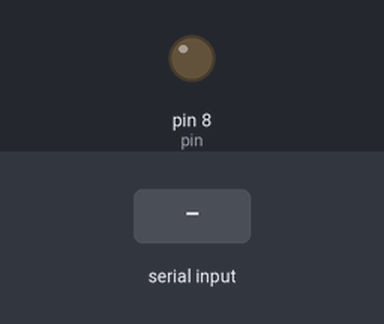
A sketch run on a simulated Arduino Uno, built with avr-gcc and run on an emulated ATmega328P. Shown: output pins drawn as LEDs (lit = HIGH). The test bench sets the inputs (shaded band). What the sketch prints to the serial monitor is not drawn.

Above: at 1.2 s.
1.3 s: "1" received over Serial
At 2.2 s:
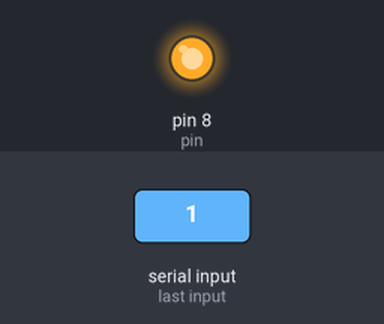
2.8 s: "0" received over Serial
At 3.4 s:
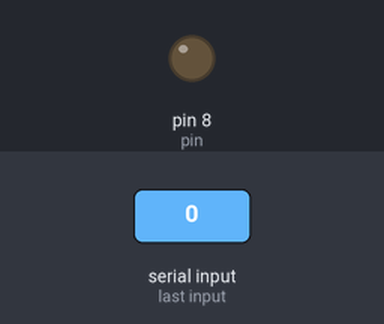
Timing chart, 0 to 5.8 s (numbered marks = the images above; inputs shaded):
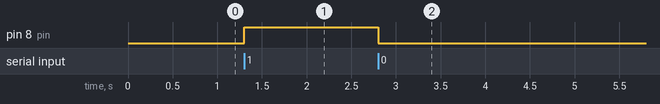

The sketch:

ArduinoCode.ino
```cpp
int input;
int pin = 8;
void setup() {

  Serial.begin(9600);
  pinMode(pin, OUTPUT);

  Serial.write("Enter 1 to turn LED on, enter 0 to turn LED off");
}

void loop() {

  input = Serial.read();

  if (input == '1'){
    digitalWrite (pin, HIGH);
  }else if (input == '0'){
    digitalWrite (pin, LOW);
  }

}
```

Measured:
- after the input at 1.3 s, pin 8 (pin): LOW → HIGH at once
- after the input at 2.8 s, pin 8 (pin): HIGH → LOW at once
